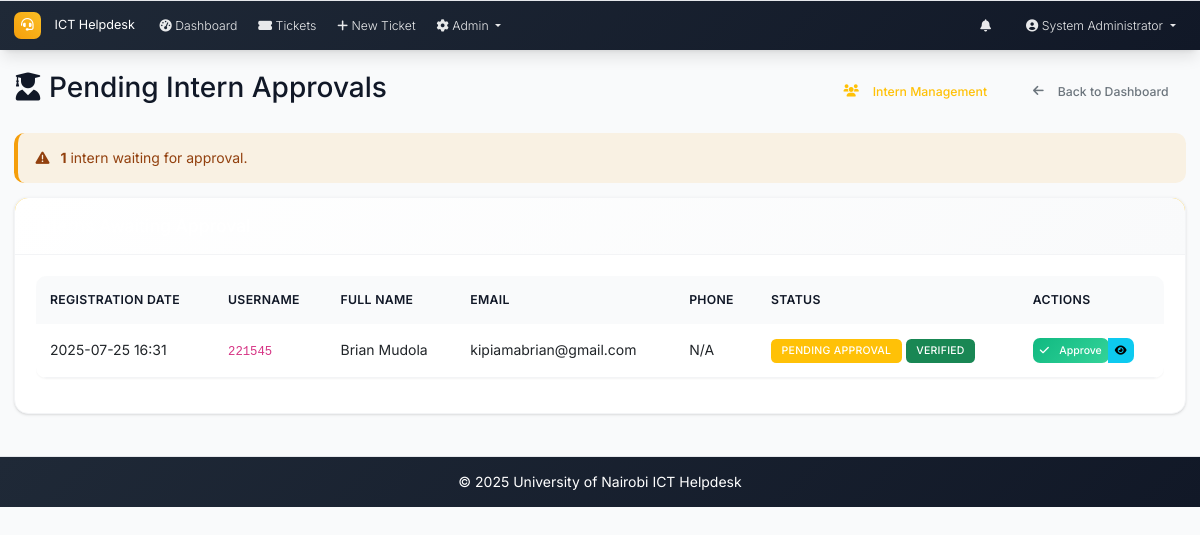
Page /admin/pending_users (signed in) on the earlier database version.
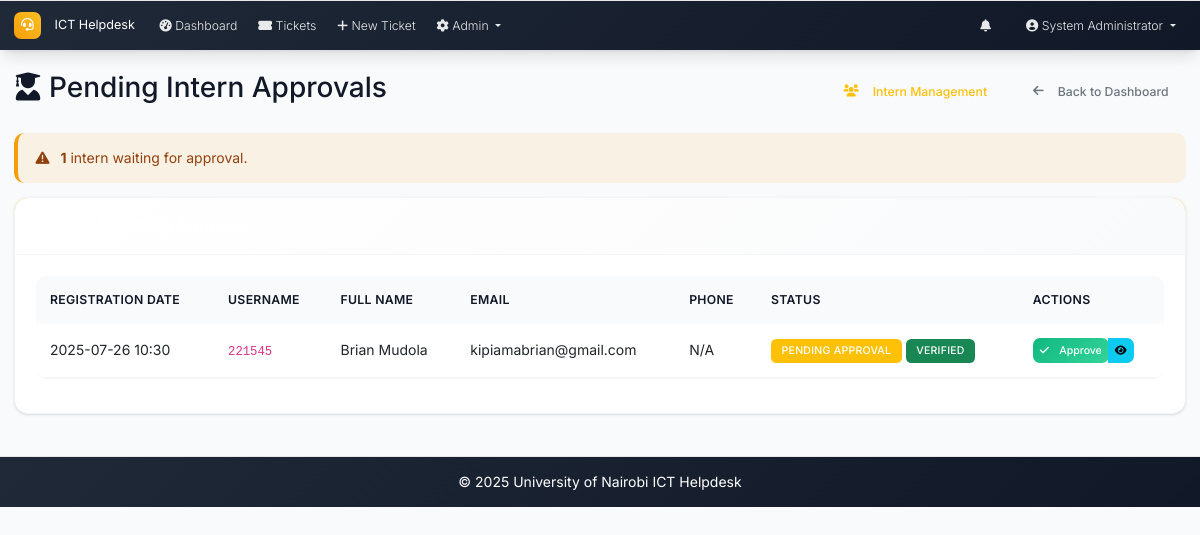
Same page on the later database version.
### models.py (models this page shows, shortened)
class User(UserMixin, db.Model):
    id = db.Column(db.Integer, primary_key=True)
    username = db.Column(db.String(64), unique=True, nullable=False)
    email = db.Column(db.String(120), unique=True, nullable=False)
    password_hash = db.Column(db.String(256), nullable=False)
    full_name = db.Column(db.String(100), nullable=False)
    role = db.Column(db.String(20), nullable=False, default='user')  # admin, intern, user
    created_at = db.Column(db.DateTime, default=datetime.utcnow)
    is_active = db.Column(db.Boolean, default=True)
    is_verified = db.Column(db.Boolean, default=False)
    verification_token = db.Column(db.String(128), nullable=True)
    phone_number = db.Column(db.String(20), nullable=True)
    is_approved = db.Column(db.Boolean, default=False)
    approved_by_id = db.Column(db.Integer, db.ForeignKey('user.id'), nullable=True)
    approved_at = db.Column(db.DateTime, nullable=True)
    tickets_created = db.relationship('Ticket', foreign_keys='Ticket.created_by_id', backref='creator', lazy='dynamic')
    assigned_tickets = db.relationship('Ticket', secondary='ticket_assignees', back_populates='assignees', lazy='selectin')
    comments = db.relationship('Comment', backref='author', lazy='dynamic')

### routes.py (the view)
@app.route('/admin/pending_users')
@login_required
def pending_users():
    if current_user.role != 'admin':
        abort(403)
    pending_interns = User.query.filter_by(
        is_approved=False,
        is_verified=True,
        role='intern'
    ).order_by(User.created_at.desc()).all()
    approved_interns = User.query.filter_by(
        is_approved=True,
        role='intern'
    ).order_by(User.created_at.desc()).limit(10).all()
    return render_template('pending_users.html',
                         pending_interns=pending_interns,
                         approved_interns=approved_interns)

### app.py (called while the page is built)
@login_manager.user_loader
def load_user(user_id):
    from models import User
    return User.query.get(int(user_id))

@app.context_processor
def inject_now():
    return {'now': datetime.utcnow}

### routes.py (called while the page is built)
@app.context_processor
def inject_datetime():
    return dict(datetime=datetime)

### templates/pending_users.html (shortened to what this page needs)
{% extends "base.html" %}
{% block content %}
<div class="d-flex justify-content-between align-items-center mb-4">
    <h2><i class="fas fa-user-graduate me-2"></i>Pending Intern Approvals</h2>
    <div>
        <a href="{{ url_for('intern_management') }}" class="btn btn-outline-warning me-2">
            <i class="fas fa-users me-2"></i>Intern Management
        </a>
        <a href="{{ url_for('admin_dashboard') }}" class="btn btn-outline-secondary">
            <i class="fas fa-arrow-left me-2"></i>Back to Dashboard
        </a>
    </div>
</div>
{% if pending_interns %}
<div class="alert alert-warning">
    <i class="fas fa-exclamation-triangle me-2"></i>
    <strong>{{ pending_interns|length }}</strong> intern{{ 's' if pending_interns|length != 1 else '' }} waiting for approval.
</div>
<div class="card">
    <div class="card-header bg-warning text-white">
        <h5 class="mb-0">Interns Awaiting Approval</h5>
    </div>
    <div class="card-body">
        <div class="table-responsive">
            <table class="table table-hover">
                <thead>
                    <tr>
                        <th>Registration Date</th>
                        <th>Username</th>
                        <th>Full Name</th>
                        <th>Email</th>
                        <th>Phone</th>
                        <th>Status</th>
                        <th>Actions</th>
                    </tr>
                </thead>
                <tbody>
                    {% for intern in pending_interns %}
                    <tr>
                        <td>{{ intern.created_at.strftime('%Y-%m-%d %H:%M') }}</td>
                        <td><code>{{ intern.username }}</code></td>
                        <td>{{ intern.full_name }}</td>
                        <td>{{ intern.email }}</td>
                        <td>{{ intern.phone_number or 'N/A' }}</td>
                        <td>
                            <span class="badge bg-warning">Pending Approval</span>
                            {% if intern.is_verified %}
                                <span class="badge bg-success">Verified</span>
                            {% else %}
                                <span class="badge bg-secondary">Unverified</span>
                            {% endif %}
                        </td>
                        <td>
                            <div class="btn-group">
                                <form method="POST" action="{{ url_for('approve_user_account', user_id=intern.id) }}" style="display: inline;">
                                    <button type="submit" class="btn btn-success btn-sm"
                                            onclick="return confirm('Approve {{ intern.full_name }} as an intern?')"
                                            title="Approve Intern">
                                        <i class="fas fa-check me-1"></i>Approve
                                    </button>
                                </form>
                                <button type="button" class="btn btn-info btn-sm"
                                        onclick="showDetails('{{ intern.full_name }}', '{{ intern.email }}', '{{ intern.username }}', '{{ intern.phone_number or 'N/A' }}', '{{ intern.created_at.strftime('%Y-%m-%d %H:%M') }}')"
                                        title="View Details">
                                    <i class="fas fa-eye"></i>
                                </button>
                            </div>
                        </td>
                    </tr>
                    {% endfor %}
                </tbody>
            </table>
        </div>
    </div>
</div>
{% else %}
<div class="alert alert-success">
    <i class="fas fa-check-circle me-2"></i>
    No interns are currently pending approval. All intern applications have been processed.
</div>
{% endif %}
{% endblock %}

### templates/base.html (shortened to what this page needs)
<!DOCTYPE html>
<html lang="en">
<head>
    <link href="https://cdn.jsdelivr.net/npm/bootstrap@5.3.0/dist/css/bootstrap.min.css" rel="stylesheet">
    <link href="https://cdnjs.cloudflare.com/ajax/libs/font-awesome/6.0.0/css/all.min.css" rel="stylesheet">
    <link href="{{ url_for('static', filename='css/custom.css') }}" rel="stylesheet">
</head>
<body>
    <nav class="navbar navbar-expand-lg navbar-dark footer-sky">
        <div class="container-fluid px-3">
            <a class="navbar-brand" href="{{ url_for('index') }}">
                <i class="fas fa-headset me-2"></i>ICT Helpdesk
            </a>
            <div class="collapse navbar-collapse" id="navbarNav">
                <ul class="navbar-nav me-auto mb-2 mb-lg-0">
                    {% if current_user.is_authenticated %}
                    <li class="nav-item">
                        <a class="nav-link" href="{{ url_for('dashboard') }}">
                            <i class="fas fa-tachometer-alt me-1"></i>Dashboard
                        </a>
                    </li>
                    <li class="nav-item">
                        <a class="nav-link" href="{{ url_for('tickets_list') }}">
                            <i class="fas fa-ticket-alt me-1"></i>Tickets
                        </a>
                    </li>
                    <li class="nav-item">
                        <a class="nav-link" href="{{ url_for('new_ticket') }}">
                            <i class="fas fa-plus me-1"></i>New Ticket
                        </a>
                    </li>
                    {% if current_user.role == 'admin' %}
                    <li class="nav-item dropdown">
                        <a class="nav-link dropdown-toggle" href="#" role="button" data-bs-toggle="dropdown" aria-expanded="false">
                            <i class="fas fa-cog me-1"></i>Admin
                        </a>
                    </li>
                    {% endif %}
                    {% endif %}
                </ul>
                <ul class="navbar-nav ms-auto mb-2 mb-lg-0">
                    {% if current_user.is_authenticated %}
                    <li class="nav-item dropdown me-3">
                        <a class="nav-link position-relative" href="#" id="notificationsDropdown" role="button"
                           data-bs-toggle="dropdown" aria-expanded="false">
                            <i class="fas fa-bell"></i>
                        </a>
                    </li>
                    <li class="nav-item dropdown">
                        <a class="nav-link dropdown-toggle" href="#" id="navbarDropdown" role="button" data-bs-toggle="dropdown" aria-expanded="false">
                            <i class="fas fa-user-circle me-1"></i>{{ current_user.full_name }}
                        </a>
                    </li>
                    {% endif %}
                </ul>
            </div>
        </div>
    </nav>
    <main class="container-fluid my-4 px-3">
        {% block content %}{% endblock %}
    </main>
    <footer class="footer-sky py-3 mt-5">
        <div class="container text-center">
            <span>&copy; {{ datetime.utcnow().year }} University of Nairobi ICT Helpdesk</span>
        </div>
    </footer>
</body>
</html>

Differences in the rows shown:
removed User: created_at "2025-07-25 16:31", username "221545", full_name "Brian Mudola", email "kipiamabrian@gmail.com", phone_number "N/A", is_verified "VERIFIED"
added User: created_at "2025-07-26 10:30", username "221545", full_name "Brian Mudola", email "kipiamabrian@gmail.com", phone_number "N/A", is_verified "VERIFIED"
